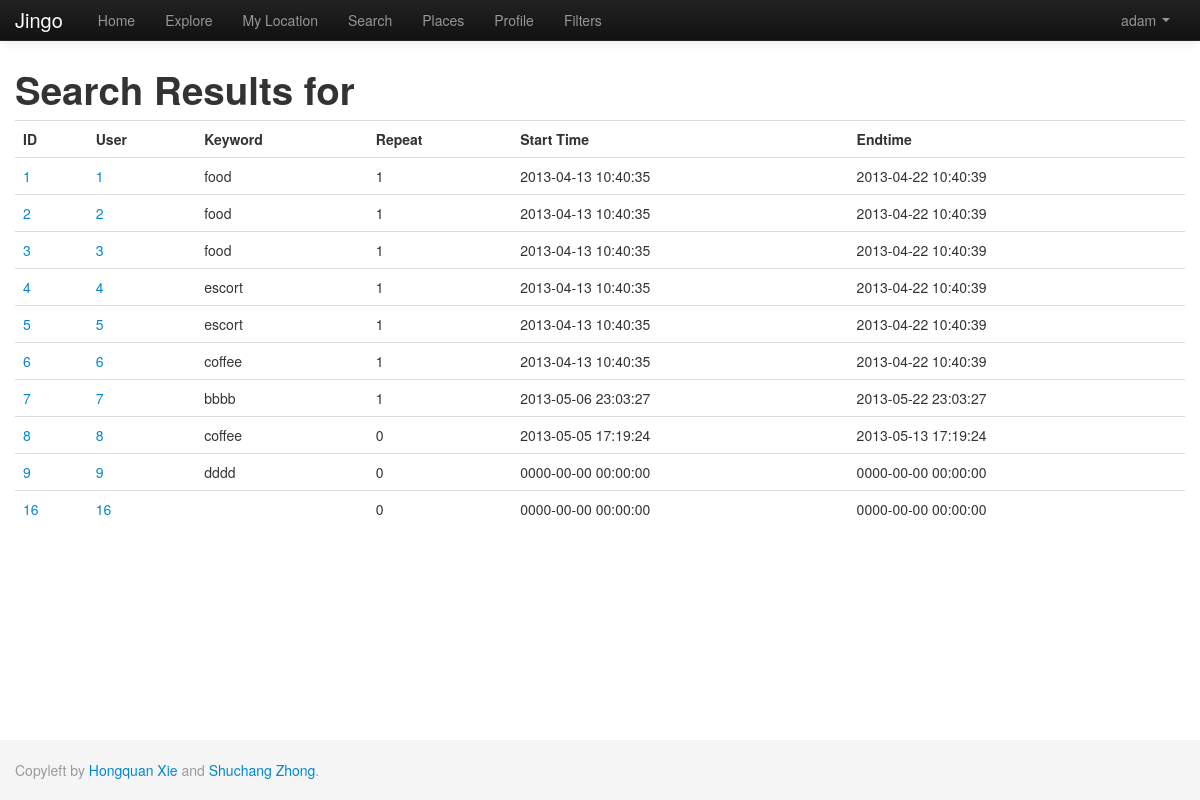
Page /index.php/search/note (signed in) on the earlier database version.
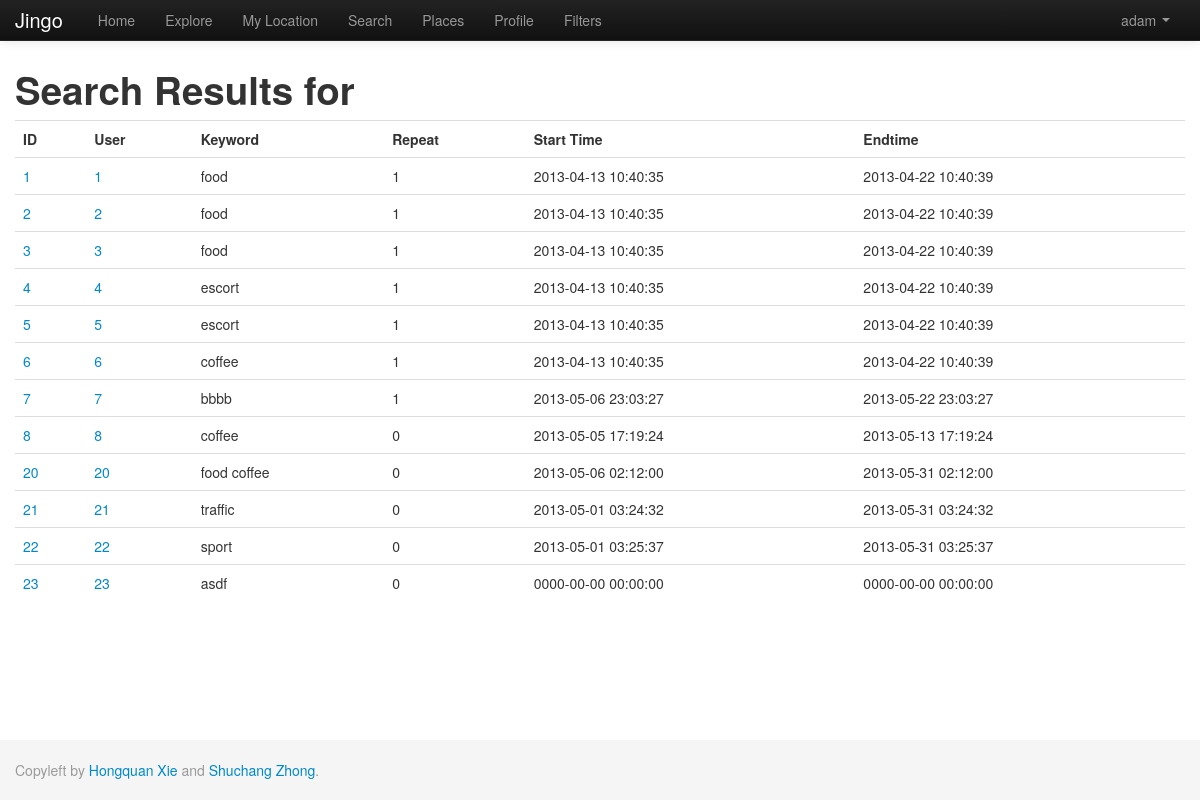
Same page on the later database version.
### tables this page shows
CREATE TABLE IF NOT EXISTS `note` (
  `nid` int(11) NOT NULL AUTO_INCREMENT,
  `uid` int(11) DEFAULT NULL,
  `pid` int(11) DEFAULT NULL,
  `text_body` varchar(1000) DEFAULT NULL,
  `keyword` varchar(200) DEFAULT NULL,
  `dt_inserted` datetime DEFAULT NULL,
  `dt_edited` timestamp NOT NULL DEFAULT CURRENT_TIMESTAMP,
  `active` tinyint(1) NOT NULL DEFAULT '1',
  `s_from` datetime DEFAULT '0000-00-00 00:00:00',
  `s_to` datetime DEFAULT '0000-00-00 00:00:00',
  `repeat_flag` tinyint(1) DEFAULT '0',
  `sunday` tinyint(1) DEFAULT '0',
  `monday` tinyint(1) DEFAULT '0',
  `tuesday` tinyint(1) DEFAULT '0',
  `wednesday` tinyint(1) DEFAULT '0',
  `thursday` tinyint(1) DEFAULT '0',
  `friday` tinyint(1) DEFAULT '0',
  `saturday` tinyint(1) DEFAULT '0',
  `public` tinyint(1) NOT NULL,
  PRIMARY KEY (`nid`)
);

### application/controllers/search.php (called while the page is built, shortened)
<?php
class Search extends CI_Controller{
    public function __construct(){
        $this->load->helper('view_helper');
        $this->load->view('header');
    }
    public function note(){
    	$q = $this->input->post('q');
    	$this->load->model('Note');
    	$this->Note->searchQ = $q;
    	$data['notes'] = $this->Note->get();
    	$data['q'] = $q;
    	$this->load->view('search_note',$data);
    	$this->load->view('footer');
    }
}

### index.php (called while the page is built, shortened)
<?php
require_once BASEPATH.'core/CodeIgniter.php';

### application/models/note.php (called while the page is built, shortened)
<?php
class Note extends CI_Model {
    function get($params=null){
		$this->db->select('*,note.dt_inserted as note_dt_inserted');
		$this->db->from('note');
		$this->db->join('user','user.uid=note.uid');
		$this->db->join('place','place.pid=note.pid');
		$where = ' 1=1 ';
		$newString ='and (note.public = 1 or (note.public = 0 and note.uid in (select current_u from follow where active = "1" and followed_user ='.$_SESSION['user']['uid'].' )))';
		$where .= $newString;
		if(isset($this->searchQ)){
			$q = $this->db->escape('%'.$this->searchQ.'%');
			$where .= " AND ((LOWER(note.text_body) LIKE $q) OR (LOWER(note.keyword) LIKE $q)) ";
		}
		if($params){
			$params['note.active']=1;
			$this->db->where($params);
		}else
			$this->db->where($where, null, false);
		$query = $this->db->get();
        return $query->result_array();
    }
}

### application/views/search_note.php (the view)
<table id="search_note" class="table table-hover">
	<tbody>
	<h1>Search Results for <span style="color:#ff0000"><?php echo $q;?></span><h1>
<?php	if($notes){ ?>
			<th>ID</th>
			<th>User</th>
			<th>Keyword</th>
			<th>Repeat</th>
			<th>Start Time</th>
			<th>Endtime</th>
<?php		foreach($notes as $note){
?>				<tr>
					<td><a href="/trunk/index.php/note?nid=<?php echo $note['nid'];?>" ><?php echo $note['nid'];?></a></td>
					<td><a href="/trunk/index.php/user?uid=<?php echo $note['uid'];?>"><?php echo $note['nid'];?></a></td>
					<td><?php echo $note['keyword'];?></td>
					<td><?php echo $note['repeat_flag'];?></td>
					<td><?php echo $note['s_from'];?></td>
					<td><?php echo $note['s_to'];?></td>
				</tr>
<?php }}else{
?>			<tr><div style="color:#ff0000">No results</div></tr>
<?php }?>
	</tbody>
</table>

Differences in the rows shown:
removed note: nid "9", keyword "dddd", repeat_flag "0", s_from "0000-00-00 00:00:00", s_to "0000-00-00 00:00:00"
removed note: nid "16", repeat_flag "0", s_from "0000-00-00 00:00:00", s_to "0000-00-00 00:00:00"
added note: nid "20", keyword "food coffee", repeat_flag "0", s_from "2013-05-06 02:12:00", s_to "2013-05-31 02:12:00"
added note: nid "21", keyword "traffic", repeat_flag "0", s_from "2013-05-01 03:24:32", s_to "2013-05-31 03:24:32"
added note: nid "22", keyword "sport", repeat_flag "0", s_from "2013-05-01 03:25:37", s_to "2013-05-31 03:25:37"
added note: nid "23", keyword "asdf", repeat_flag "0", s_from "0000-00-00 00:00:00", s_to "0000-00-00 00:00:00"
